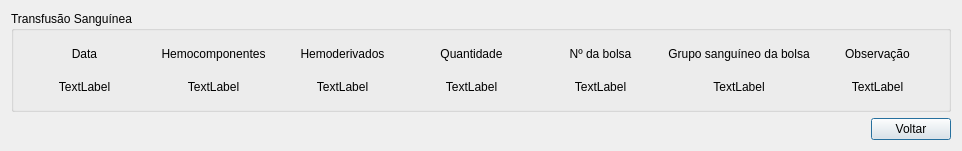
<?xml version="1.0" encoding="UTF-8"?>
<ui version="4.0">
 <class>transfusao_leitura</class>
 <widget class="QDialog" name="transfusao_leitura">
  <property name="geometry">
   <rect>
    <x>0</x>
    <y>0</y>
    <width>962</width>
    <height>151</height>
   </rect>
  </property>
  <property name="windowTitle">
   <string>Dialog</string>
  </property>
  <layout class="QVBoxLayout" name="verticalLayout">
   <item>
    <widget class="QGroupBox" name="groupBox">
     <property name="title">
      <string>Transfusão Sanguínea</string>
     </property>
     <layout class="QGridLayout" name="gridLayout_2">
      <item row="0" column="5">
       <widget class="QLabel" name="label_8">
        <property name="text">
         <string>Grupo sanguíneo da bolsa</string>
        </property>
        <property name="alignment">
         <set>Qt::AlignCenter</set>
        </property>
       </widget>
      </item>
      <item row="0" column="3">
       <widget class="QLabel" name="label_9">
        <property name="text">
         <string>Quantidade</string>
        </property>
        <property name="alignment">
         <set>Qt::AlignCenter</set>
        </property>
       </widget>
      </item>
      <item row="0" column="6">
       <widget class="QLabel" name="label_10">
        <property name="text">
         <string>Observação</string>
        </property>
        <property name="alignment">
         <set>Qt::AlignCenter</set>
        </property>
       </widget>
      </item>
      <item row="0" column="1">
       <widget class="QLabel" name="label_11">
        <property name="text">
         <string>Hemocomponentes</string>
        </property>
        <property name="alignment">
         <set>Qt::AlignCenter</set>
        </property>
       </widget>
      </item>
      <item row="0" column="0">
       <widget class="QLabel" name="label_12">
        <property name="text">
         <string>Data</string>
        </property>
        <property name="alignment">
         <set>Qt::AlignCenter</set>
        </property>
       </widget>
      </item>
      <item row="0" column="4">
       <widget class="QLabel" name="label_13">
        <property name="text">
         <string>Nº da bolsa</string>
        </property>
        <property name="alignment">
         <set>Qt::AlignCenter</set>
        </property>
       </widget>
      </item>
      <item row="0" column="2">
       <widget class="QLabel" name="label_14">
        <property name="text">
         <string>Hemoderivados</string>
        </property>
        <property name="alignment">
         <set>Qt::AlignCenter</set>
        </property>
       </widget>
      </item>
      <item row="1" column="1">
       <widget class="QLabel" name="hemocomponentes">
        <property name="text">
         <string>TextLabel</string>
        </property>
        <property name="alignment">
         <set>Qt::AlignCenter</set>
        </property>
       </widget>
      </item>
      <item row="1" column="0">
       <widget class="QLabel" name="dataTrans">
        <property name="text">
         <string>TextLabel</string>
        </property>
        <property name="alignment">
         <set>Qt::AlignCenter</set>
        </property>
       </widget>
      </item>
      <item row="1" column="2">
       <widget class="QLabel" name="hemoderivados">
        <property name="text">
         <string>TextLabel</string>
        </property>
        <property name="alignment">
         <set>Qt::AlignCenter</set>
        </property>
       </widget>
      </item>
      <item row="1" column="3">
       <widget class="QLabel" name="quantidade">
        <property name="text">
         <string>TextLabel</string>
        </property>
        <property name="alignment">
         <set>Qt::AlignCenter</set>
        </property>
       </widget>
      </item>
      <item row="1" column="4">
       <widget class="QLabel" name="nDaBolsa">
        <property name="text">
         <string>TextLabel</string>
        </property>
        <property name="alignment">
         <set>Qt::AlignCenter</set>
        </property>
       </widget>
      </item>
      <item row="1" column="5">
       <widget class="QLabel" name="gruposanguineodabolsa">
        <property name="text">
         <string>TextLabel</string>
        </property>
        <property name="alignment">
         <set>Qt::AlignCenter</set>
        </property>
       </widget>
      </item>
      <item row="1" column="6">
       <widget class="QLabel" name="observacaoTrans">
        <property name="text">
         <string>TextLabel</string>
        </property>
        <property name="alignment">
         <set>Qt::AlignCenter</set>
        </property>
       </widget>
      </item>
     </layout>
    </widget>
   </item>
   <item>
    <layout class="QHBoxLayout" name="horizontalLayout_2">
     <item>
      <spacer name="horizontalSpacer_2">
       <property name="orientation">
        <enum>Qt::Horizontal</enum>
       </property>
       <property name="sizeHint" stdset="0">
        <size>
         <width>40</width>
         <height>20</height>
        </size>
       </property>
      </spacer>
     </item>
     <item>
      <widget class="QPushButton" name="pushButton_Cancelar_2">
       <property name="text">
        <string>Voltar</string>
       </property>
      </widget>
     </item>
    </layout>
   </item>
  </layout>
 </widget>
 <resources/>
 <connections/>
</ui>
